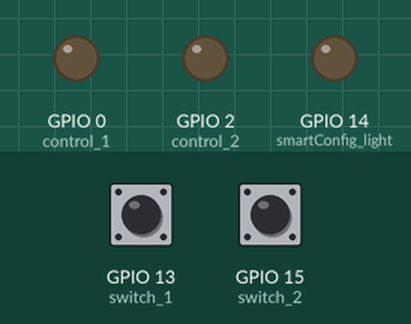
Recording of a sketch running on a simulated ESP8266 (NodeMCU). Shown: output pins drawn as LEDs (lit = HIGH). The inputs (shaded band) are chosen by the test bench; at power-on: GPIO 13 (switch_1) LOW, GPIO 15 (switch_2) LOW. What the sketch prints to the serial monitor is not drawn.

Above: at 0.1 s.
Timing chart, 0 to 73.0 s (numbered marks = the images above):
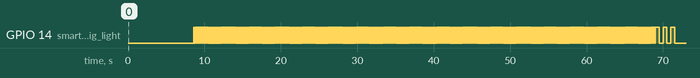

The sketch:

MyWorkspace_project.ino
```cpp
/*
 *  My Blynk Auth Token : PnmuIlSc6iRNS39aZMggUSous2Va_ohG
 *  Email work with this : ddtankfight@gmail.com
 *  URL updating (PUT) from IFTTT: http://188.166.206.43/PnmuIlSc6iRNS39aZMggUSous2Va_ohG/update/V0  -  FAN
 *                                http://188.166.206.43/PnmuIlSc6iRNS39aZMggUSous2Va_ohG/update/V1   -  LIGHT
 *
 *  Command Collections:
 *  FAN:
- turn on my fan
- it is too hot
- my fan on please

- turn off my fan
- it is too cold
- my fan off please

 *  LIGHT:
- turn on my light
- it is too dark
- my light on please

- turn off my light
- it is too bright
- my light off please

 *  TURN ON/OFF ALL:
- working time
- i need to work
- turn on all my things

- sleeping time
- i am going to outside
- turn off all my things

*/

#define BLYNK_PRINT Serial
#include <ESP8266WiFi.h>
#include <BlynkSimpleEsp8266.h>
#include <Ticker.h>

Ticker ticker;

#define VPIN_BUTTON_1    V0     // FAN
#define VPIN_BUTTON_2    V1     // LIGHT

char auth[] = "PnmuIlSc6iRNS39aZMggUSous2Va_ohG";

int switch_1 = 13;  //D7
int switch_2 = 15;  //D8

int control_1 = 0;   //D3
int control_2 = 2;   //D4
int smartConfig_light = 14; //D5

unsigned int longPressTime = 5000;
boolean smartConfigStart =  false;
boolean stateDEVICE_control_1 = false;
boolean stateDEVICE_control_2 = false;

BLYNK_CONNECTED() {
  // Request the latest state from the server
  Blynk.syncVirtual(VPIN_BUTTON_1);
  Blynk.syncVirtual(VPIN_BUTTON_2);
}

BLYNK_WRITE(VPIN_BUTTON_1) {
  stateDEVICE_control_1 = param.asInt();
  digitalWrite(control_1, stateDEVICE_control_1);
}

BLYNK_WRITE(VPIN_BUTTON_2) {
  stateDEVICE_control_2 = param.asInt();
  digitalWrite(control_2, stateDEVICE_control_2);
}

void setup()
{
  Serial.begin(115200);
  Serial.println("MY WORKSPACE PROJECT - Google Home_Blynk_IFTTT");

  pinMode(switch_1, INPUT);
  pinMode(switch_2, INPUT);
  pinMode(control_1, OUTPUT);
  pinMode(control_2, OUTPUT);
  pinMode(smartConfig_light, OUTPUT);

  WiFi.setAutoConnect(true);
  WiFi.setAutoReconnect(true);
  WiFi.mode(WIFI_STA);
  delay(8000);

  if(!WiFi.isConnected())
  {
    startSmartConfig();
  }
  else
  {
    digitalWrite(smartConfig_light, HIGH);
    Serial.println("WIFI CONNECTED");
    Serial.println(WiFi.SSID());
    Serial.print("IP: ");
    Serial.println(WiFi.localIP());
  }

  //Blynk.begin(auth, ssid, pass);
  Blynk.config(auth);
}

void loop()
{
  Blynk.run();
  boolean check_Button_1 = isButton_Click(switch_1);
  boolean check_Button_2 = isButton_Click(switch_2);

  if (check_Button_1)
    {
      Serial.println("\nSwitch 1 - Clicked!");
      digitalWrite(control_1, !stateDEVICE_control_1);
      Blynk.virtualWrite(VPIN_BUTTON_1, !stateDEVICE_control_1);
      stateDEVICE_control_1 = !stateDEVICE_control_1;
    }

  if (check_Button_2)
    {
      Serial.println("\nSwitch 2 - Clicked!");
      digitalWrite(control_2, !stateDEVICE_control_2);
      Blynk.virtualWrite(VPIN_BUTTON_2, !stateDEVICE_control_2);
      stateDEVICE_control_2 = !stateDEVICE_control_2;
    }

  delay(50);
}

int isButton_Click(int GPIO_to_read)
{
    int out = 0;
    unsigned int timer;
    timer = millis();
    while (digitalRead(GPIO_to_read) == 1)
    {
        delay(20);
        if (millis() - timer > longPressTime)
        {
          Serial.println("Starting smart config ...");
          startSmartConfig();
        }
        else
        out = 1;
    }
    return out;
}

void blinking()
{
  bool state = digitalRead(smartConfig_light);
  digitalWrite(smartConfig_light,!state);
}

//SmartConfig:
boolean startSmartConfig(){
  int t = 0;
  Serial.println("Smart Config Start");
  WiFi.beginSmartConfig();
  delay(500);
  ticker.attach(0.1, blinking);
  while(WiFi.status() != WL_CONNECTED){
    t++;
    Serial.print(".");
    delay(500);
    if(t > 120){
      Serial.println("Smart Config Fail");
    smartConfigStart = false;
    ticker.attach(0.5, blinking);
      delay(3000);
      exitSmartConfig();
      return false;
    }
  }
  smartConfigStart = true;
  Serial.println("WIFI CONNECTED");
  Serial.print("IP: ");
  Serial.println(WiFi.localIP());
  Serial.println(WiFi.SSID());
  exitSmartConfig();
  return true;
}

void exitSmartConfig(){
  WiFi.stopSmartConfig();
  ticker.detach();
  digitalWrite(smartConfig_light, LOW);
}
```
